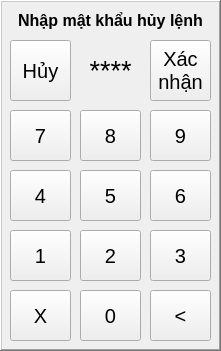
    <widget class="QFrame" name="fr_password">
     <property name="geometry">
      <rect>
       <x>0</x>
       <y>0</y>
       <width>221</width>
       <height>351</height>
      </rect>
     </property>
     <property name="autoFillBackground">
      <bool>true</bool>
     </property>
     <property name="frameShape">
      <enum>QFrame::WinPanel</enum>
     </property>
     <property name="frameShadow">
      <enum>QFrame::Raised</enum>
     </property>
     <widget class="QPushButton" name="bt_pw_2">
      <property name="geometry">
       <rect>
        <x>80</x>
        <y>230</y>
        <width>61</width>
        <height>51</height>
       </rect>
      </property>
      <property name="font">
       <font>
        <pointsize>15</pointsize>
       </font>
      </property>
      <property name="text">
       <string>2</string>
      </property>
     </widget>
     <widget class="QPushButton" name="bt_pw_9">
      <property name="geometry">
       <rect>
        <x>150</x>
        <y>110</y>
        <width>61</width>
        <height>51</height>
       </rect>
      </property>
      <property name="font">
       <font>
        <pointsize>15</pointsize>
       </font>
      </property>
      <property name="text">
       <string>9</string>
      </property>
     </widget>
     <widget class="QPushButton" name="bt_pw_6">
      <property name="geometry">
       <rect>
        <x>150</x>
        <y>170</y>
        <width>61</width>
        <height>51</height>
       </rect>
      </property>
      <property name="font">
       <font>
        <pointsize>15</pointsize>
       </font>
      </property>
      <property name="text">
       <string>6</string>
      </property>
     </widget>
     <widget class="QLabel" name="lbv_pw_data">
      <property name="geometry">
       <rect>
        <x>60</x>
        <y>50</y>
        <width>101</width>
        <height>41</height>
       </rect>
      </property>
      <property name="font">
       <font>
        <pointsize>20</pointsize>
       </font>
      </property>
      <property name="text">
       <string>****</string>
      </property>
      <property name="alignment">
       <set>Qt::AlignCenter</set>
      </property>
     </widget>
     <widget class="QPushButton" name="bt_pw_4">
      <property name="geometry">
       <rect>
        <x>10</x>
        <y>170</y>
        <width>61</width>
        <height>51</height>
       </rect>
      </property>
      <property name="font">
       <font>
        <pointsize>15</pointsize>
       </font>
      </property>
      <property name="text">
       <string>4</string>
      </property>
     </widget>
     <widget class="QPushButton" name="bt_pw_3">
      <property name="geometry">
       <rect>
        <x>150</x>
        <y>230</y>
        <width>61</width>
        <height>51</height>
       </rect>
      </property>
      <property name="font">
       <font>
        <pointsize>15</pointsize>
       </font>
      </property>
      <property name="text">
       <string>3</string>
      </property>
     </widget>
     <widget class="QPushButton" name="bt_pw_5">
      <property name="geometry">
       <rect>
        <x>80</x>
        <y>170</y>
        <width>61</width>
        <height>51</height>
       </rect>
      </property>
      <property name="font">
       <font>
        <pointsize>15</pointsize>
       </font>
      </property>
      <property name="text">
       <string>5</string>
      </property>
     </widget>
     <widget class="QPushButton" name="bt_pw_1">
      <property name="geometry">
       <rect>
        <x>10</x>
        <y>230</y>
        <width>61</width>
        <height>51</height>
       </rect>
      </property>
      <property name="font">
       <font>
        <pointsize>15</pointsize>
       </font>
      </property>
      <property name="text">
       <string>1</string>
      </property>
     </widget>
     <widget class="QPushButton" name="bt_pw_8">
      <property name="geometry">
       <rect>
        <x>80</x>
        <y>110</y>
        <width>61</width>
        <height>51</height>
       </rect>
      </property>
      <property name="font">
       <font>
        <pointsize>15</pointsize>
       </font>
      </property>
      <property name="text">
       <string>8</string>
      </property>
     </widget>
     <widget class="QPushButton" name="bt_pw_7">
      <property name="geometry">
       <rect>
        <x>10</x>
        <y>110</y>
        <width>61</width>
        <height>51</height>
       </rect>
      </property>
      <property name="font">
       <font>
        <pointsize>15</pointsize>
       </font>
      </property>
      <property name="text">
       <string>7</string>
      </property>
     </widget>
     <widget class="QLabel" name="lb_pw">
      <property name="geometry">
       <rect>
        <x>0</x>
        <y>0</y>
        <width>221</width>
        <height>41</height>
       </rect>
      </property>
      <property name="font">
       <font>
        <pointsize>12</pointsize>
        <weight>75</weight>
        <bold>true</bold>
       </font>
      </property>
      <property name="text">
       <string>Nhập mật khẩu hủy lệnh</string>
      </property>
      <property name="alignment">
       <set>Qt::AlignCenter</set>
      </property>
     </widget>
     <widget class="QPushButton" name="bt_pw_cancel">
      <property name="geometry">
       <rect>
        <x>10</x>
        <y>40</y>
        <width>61</width>
        <height>61</height>
       </rect>
      </property>
      <property name="font">
       <font>
        <pointsize>15</pointsize>
       </font>
      </property>
      <property name="text">
       <string>Hủy</string>
      </property>
     </widget>
     <widget class="QPushButton" name="bt_pw_agree">
      <property name="geometry">
       <rect>
        <x>150</x>
        <y>40</y>
        <width>61</width>
        <height>61</height>
       </rect>
      </property>
      <property name="font">
       <font>
        <pointsize>15</pointsize>
       </font>
      </property>
      <property name="text">
       <string>Xác
nhận</string>
      </property>
     </widget>
     <widget class="QPushButton" name="bt_pw_0">
      <property name="geometry">
       <rect>
        <x>80</x>
        <y>290</y>
        <width>61</width>
        <height>51</height>
       </rect>
      </property>
      <property name="font">
       <font>
        <pointsize>15</pointsize>
       </font>
      </property>
      <property name="text">
       <string>0</string>
      </property>
     </widget>
     <widget class="QPushButton" name="bt_pw_clear">
      <property name="geometry">
       <rect>
        <x>10</x>
        <y>290</y>
        <width>61</width>
        <height>51</height>
       </rect>
      </property>
      <property name="font">
       <font>
        <pointsize>15</pointsize>
       </font>
      </property>
      <property name="text">
       <string>X</string>
      </property>
     </widget>
     <widget class="QPushButton" name="bt_pw_delete">
      <property name="geometry">
       <rect>
        <x>150</x>
        <y>290</y>
        <width>61</width>
        <height>51</height>
       </rect>
      </property>
      <property name="font">
       <font>
        <pointsize>15</pointsize>
       </font>
      </property>
      <property name="text">
       <string>&lt;</string>
      </property>
     </widget>
    </widget>
